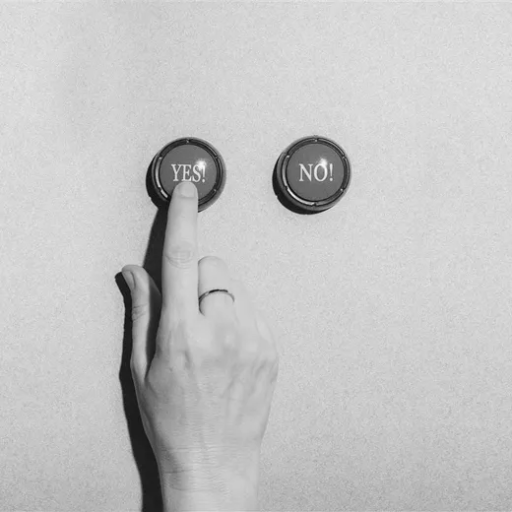
#> input picture lab4/zad11/zad11A/YesNo_TestFiltrow.png, 512 x 512 px
$ python zad11A.py
#> lines starting #> are read from the running program, lines starting #| are printed output that depends on the picture
import cv2
import numpy as np
import matplotlib.pyplot as plt


img = cv2.imread('YesNo_TestFiltrow.png', cv2.IMREAD_GRAYSCALE)
#> img is the input picture: shape (512, 512); min 16, max 249, mean 196.1


h_a = np.array([
    [0, 0, 1, 0, 0],
    [0, 2, 2, 2, 0],
    [1, 2, 5, 2, 1],
    [0, 2, 2, 2, 0],
    [0, 0, 1, 0, 0]
], dtype=np.float32)

h_b = np.array([
    [1, -2, 1],
    [-2, 5, -2],
    [1, -2, 1]
], dtype=np.float32)

h_c = np.array([
    [0, 1, 1],
    [-1, 1, 1],
    [-1, -1, 0]
], dtype=np.float32)

h_d = np.array([
    [1, -1, -1],
    [1, -2, -1],
    [1, 1, 1]
], dtype=np.float32)


# 3. Normalizacja filtrów

def normalize_kernel(kernel):
    s = np.sum(kernel)
    if s != 0:
        kernel = kernel / s
    return kernel

h_a = normalize_kernel(h_a)
h_b = normalize_kernel(h_b)
h_c = normalize_kernel(h_c)
h_d = normalize_kernel(h_d)


# 4. Filtrowanie (konwolucja)


result_a = cv2.filter2D(img, -1, h_a)
result_b = cv2.filter2D(img, -1, h_b)
result_c = cv2.filter2D(img, -1, h_c)
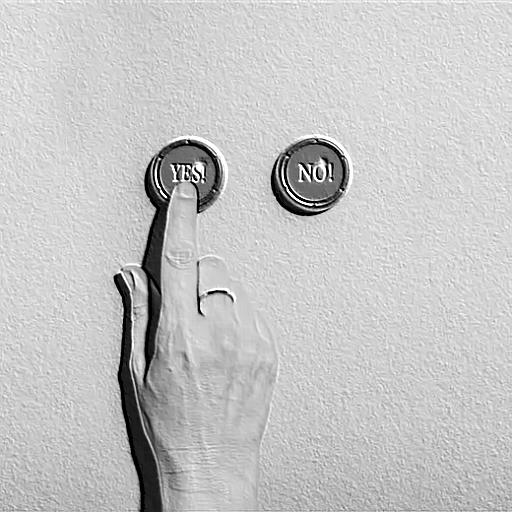
#> result_c: shape (512, 512); min 0, max 255, mean 196.8
result_d = cv2.filter2D(img, -1, h_d)
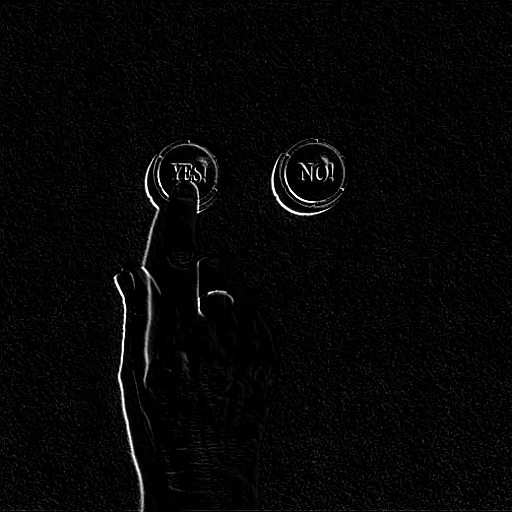
#> result_d: shape (512, 512); min 0, max 255, mean 6


# 5. Wyświetlenie wyników

plt.figure(figsize=(12,8))

plt.subplot(2,3,1)
plt.title("Oryginał")
plt.imshow(img, cmap='gray')
plt.axis('off')

plt.subplot(2,3,2)
plt.title("h_a")
plt.imshow(result_a, cmap='gray')
plt.axis('off')

plt.subplot(2,3,3)
plt.title("h_b")
plt.imshow(result_b, cmap='gray')
plt.axis('off')

plt.subplot(2,3,5)
plt.title("h_c")
plt.imshow(result_c, cmap='gray')
plt.axis('off')

plt.subplot(2,3,6)
plt.title("h_d")
plt.imshow(result_d, cmap='gray')
plt.axis('off')

plt.tight_layout()
plt.savefig("wyniki11zad.png", dpi=300)
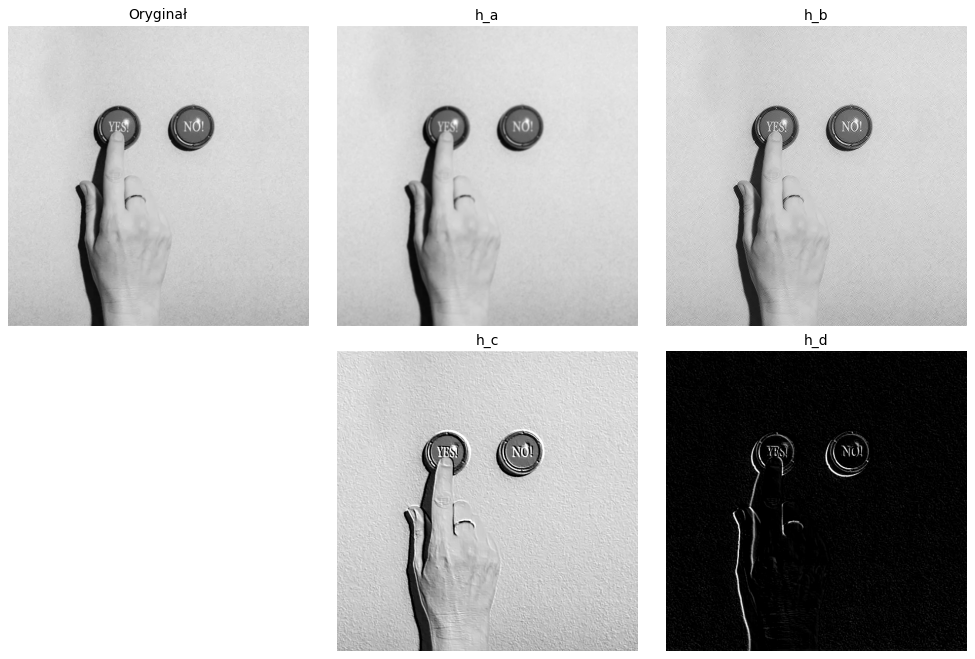
#> figure drawn by matplotlib, 5 panels

plt.show()
